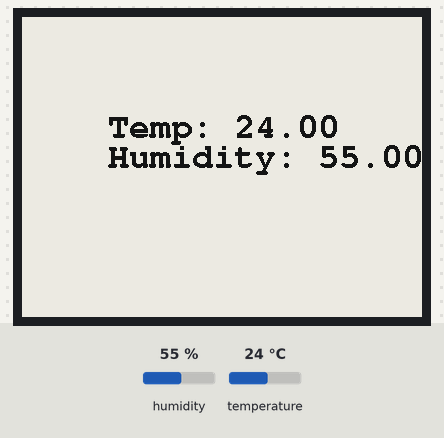
This sketch was run on a simulated ESP32. On the bench: 400×300 one-colour display. Inputs (shaded band) come from the test bench; at power-on: humidity 55 %, temperature 24 °C. What the sketch prints to the serial monitor is not drawn.

Above: at 2.6 s.
2.7 s: humidity set to 22 %
At 6.9 s:
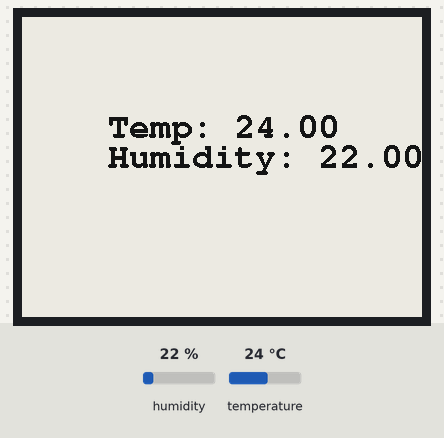
7.6 s: temperature set to 12 °C
At 10.9 s:
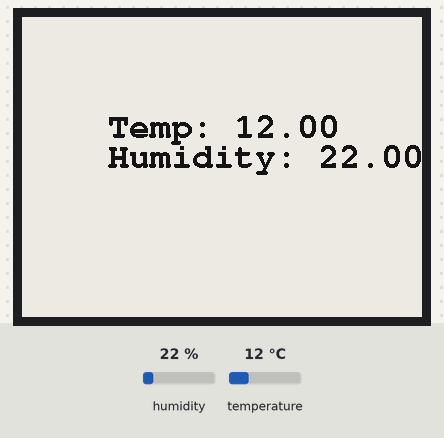
11.6 s: humidity set to 40 %
At 14.9 s:
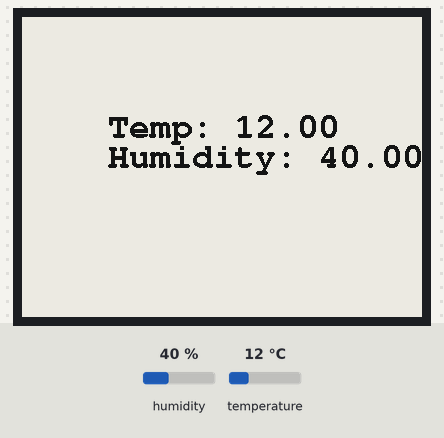
15.6 s: temperature set to 19 °C
Timing chart, 0 to 18.6 s (numbered marks = the images above; inputs shaded):
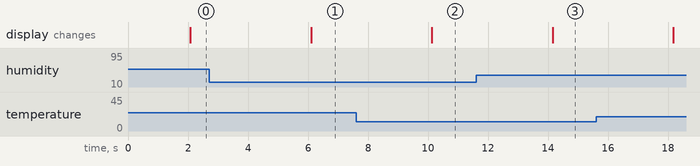

Measured:
- after the input at 2.7 s, the display: changes after 3.4 s (image 1)
- after the input at 7.6 s, the display: changes after 2.5 s (image 2)
- after the input at 11.6 s, the display: changes after 2.6 s (image 3)

The sketch:

indoor_temp.ino
```cpp
/*
Requirements
  esp32 by Espressif
  Adafruit GFX Library
  Adafruit BusIO
  GxEPD
  DHT sensor library
  Adafruit Unified Sensor
*/

#include <GxEPD.h>
#include <GxGDEW042T2/GxGDEW042T2.h>  // 4.2" b/w display
#include <Fonts/FreeMonoBold18pt7b.h>
#include <GxIO/GxIO_SPI/GxIO_SPI.h>
#include <GxIO/GxIO.h>
#include "DHT.h"  // DHT sensor library
#include "timeUtils.h"

// Pin configuration for ESP32 and other boards
#if defined(ESP32)
const int CS_PIN = 5;
const int DC_PIN = 17;
const int RST_PIN = 16;
const int BUSY_PIN = 4;
const int TOUCH_GPIO = 13;
const int DHTPIN = 27;
#else
const int CS_PIN = SS;
const int DC_PIN = 8;
const int RST_PIN = 9;
const int BUSY_PIN = 7;
const int TOUCH_GPIO = 13;
const int DHTPIN = 27;
#endif

// Display and sensor initialization
GxIO_Class io(SPI, CS_PIN, DC_PIN, RST_PIN);
GxEPD_Class display(io, RST_PIN, BUSY_PIN);
DHT dht(DHTPIN, DHT11);

// Global variables for sensor readings
float prevTemp = -1.0;
float prevHumidity = -1.0;

void setup() {
  Serial.begin(115200);
  Serial.println("Initializing display and sensors");

  display.init(115200);  // Diagnostic output on Serial
  dht.begin();

  Serial.println("Setup complete");
}

void loop() {
  readAndDisplaySensorData();
  delay(2000);  // 2-second delay
}

void readAndDisplaySensorData() {
  float humidity = dht.readHumidity();
  float temperature = dht.readTemperature();

  if (isnan(humidity) || isnan(temperature)) {
    Serial.println("Failed to read from DHT sensor!");
    return;
  }

  Serial.printf("Temperature: %f; Humidity: %f\n", temperature, humidity);

  if (temperature != prevTemp || humidity != prevHumidity) {
    displaySensorDataOnScreen(temperature, humidity);
    prevTemp = temperature;
    prevHumidity = humidity;
  }
}

void displaySensorDataOnScreen(float temperature, float humidity) {
  display.fillScreen(GxEPD_WHITE);
  display.setFont(&FreeMonoBold18pt7b);
  display.setTextColor(GxEPD_BLACK);

  // Prepare the text to display
  String tempText = "Temp: " + String(temperature, 2);
  String humidityText = "Humidity: " + String(humidity, 2);

  // Calculate width and height of the text block
  int16_t tbx, tby;  // text box x and y position
  uint16_t tbw, tbh; // text box width and height
  display.getTextBounds(tempText, 0, 0, &tbx, &tby, &tbw, &tbh);
  int totalHeight = tbh * 2; // Two lines of text

  // Calculate starting position for the text so it's centered
  int x = (display.width() - tbw) / 2;
  int y = (display.height() - totalHeight) / 2;

  int xOffset = tbx / 2;
  x = x - xOffset;

  display.setCursor(x, y);
  display.println(tempText);
  display.setCursor(x, y + tbh); // Move cursor down for the next line
  display.println(humidityText);

  display.update();
  display.powerDown();
}
```

timeUtils.cpp
```cpp

```

timeUtils.h
```cpp

```
